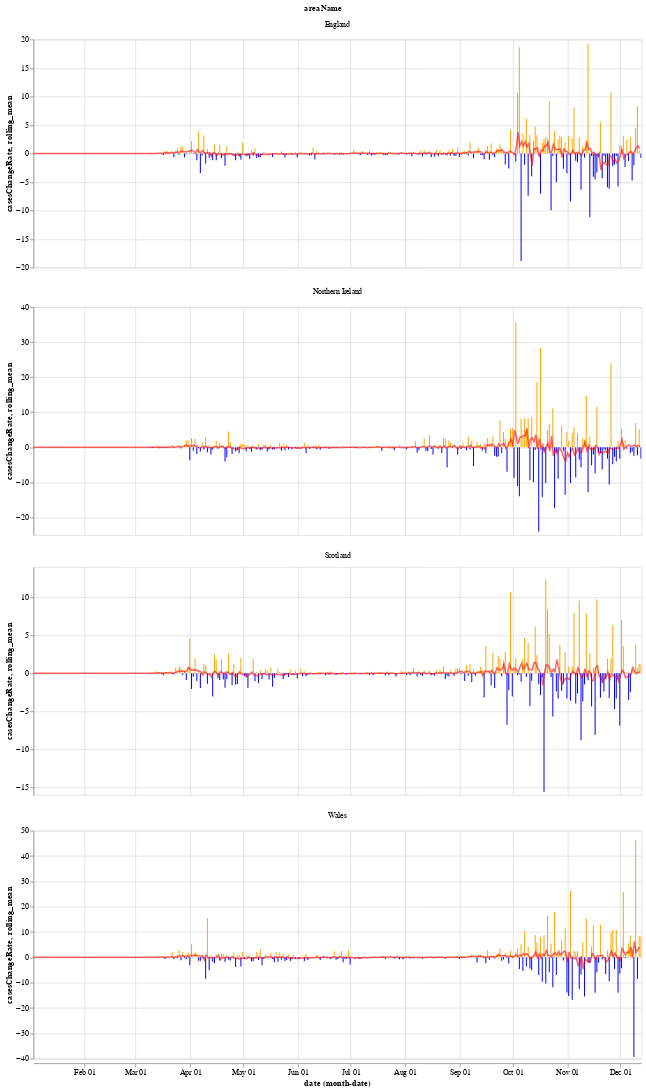

Notebook source saved alongside this figure:
### Markdown cell above
We will use the Python library `Altair` for visualising the data, see the [altair docs](https://altair-viz.github.io/) for more information.

First we have a graph which shows the daily change in the number of new cases for each country. This number jumps up and down all over the place, which is likely due to delay in reporting of new cases over the weekend. Another interesting thing is that it looks like the daily cases in Wales experienced a much shorter period of calm over the summer (calm in the sense of daily cases not jumping up and down).

The orange bars are days when the number of new cases (per 100k population) was more than the previous day, while the blue are days when the number of new cases dropped. The red line is the 7 day moving average. 

When the moving average line is below 0, it means that there is a consistent drop in new cases. We can see this clearly happening around the times that lockdowns were introduced (though, to varying degrees). I will update the graphs soon with a marker of when each lockdown started.

### Code cell
# collapse
import altair as alt

bars = alt.Chart(uk_cases).mark_bar().encode(
    x="monthdate(date):T",
    y="casesChangeRate:Q",
    tooltip='casesChange',
    color=alt.condition(
        alt.datum.casesChangeRate > 0,
        alt.value("orange"),  # The positive color
        alt.value("blue")  # The negative color
    )
).properties(width=800).interactive()

line = alt.Chart(uk_cases).mark_line(
    color='red',
    size=2,
    opacity=0.6
).transform_window(
    rolling_mean='mean(casesChangeRate)',
    frame=[0, 7],
    groupby=['areaName']
).encode(
    x='monthdate(date):T',
    y='rolling_mean:Q'
)

alt.layer(bars,line, data=uk_cases).facet(alt.Column('areaName'), columns=1).resolve_scale(y='independent')

### Figure 1 — Vega-Lite specification as saved in the notebook (floating-point values rounded to 4 significant figures; data arrays with more than 128 entries replaced by an {"elided": "..."} marker saying what was removed)
{"config": {"view": {"continuousWidth": 400, "continuousHeight": 300}}, "data": {"name": "data-5767f5564924a6cd2186d04f964e89dc"}, "facet": {"type": "nominal", "field": "areaName"}, "spec": {"layer": [{"mark": "bar", "encoding": {"color": {"condition": {"value": "orange", "test": "(datum.casesChangeRate > 0)"}, "value": "blue"}, "tooltip": {"type": "quantitative", "field": "casesChange"}, "x": {"type": "temporal", "field": "date", "timeUnit": "monthdate"}, "y": {"type": "quantitative", "field": "casesChangeRate"}}, "selection": {"selector001": {"type": "interval", "bind": "scales", "encodings": ["x", "y"]}}, "width": 800}, {"mark": {"type": "line", "color": "red", "opacity": 0.6, "size": 2}, "encoding": {"x": {"type": "temporal", "field": "date", "timeUnit": "monthdate"}, "y": {"type": "quantitative", "field": "rolling_mean"}}, "transform": [{"window": [{"op": "mean", "field": "casesChangeRate", "as": "rolling_mean"}], "frame": [0, 7], "groupby": ["areaName"]}]}]}, "columns": 1, "resolve": {"scale": {"y": "independent"}}, "$schema": "https://vega.github.io/schema/vega-lite/v4.8.1.json", "datasets": {"data-5767f5564924a6cd2186d04f964e89dc": {"elided": "1380 records"}}}
